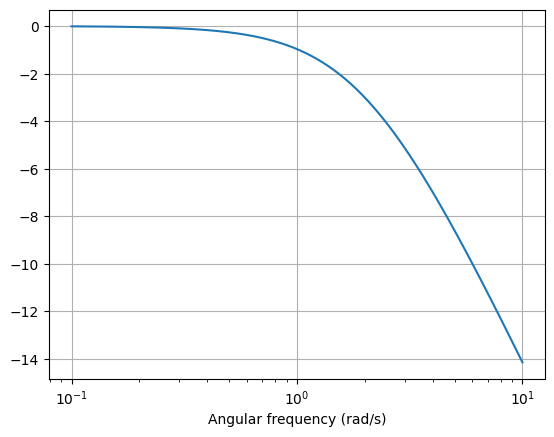

This figure's Python source:
from lcapy import *

a = Circuit('VRC2.sch')

H = a.P1.transfer('P2')

H(jw).dB.plot((0.1, 10), log_frequency=True)

from matplotlib.pyplot import savefig
savefig(__file__.replace('.py', '.png'), bbox_inches='tight')
